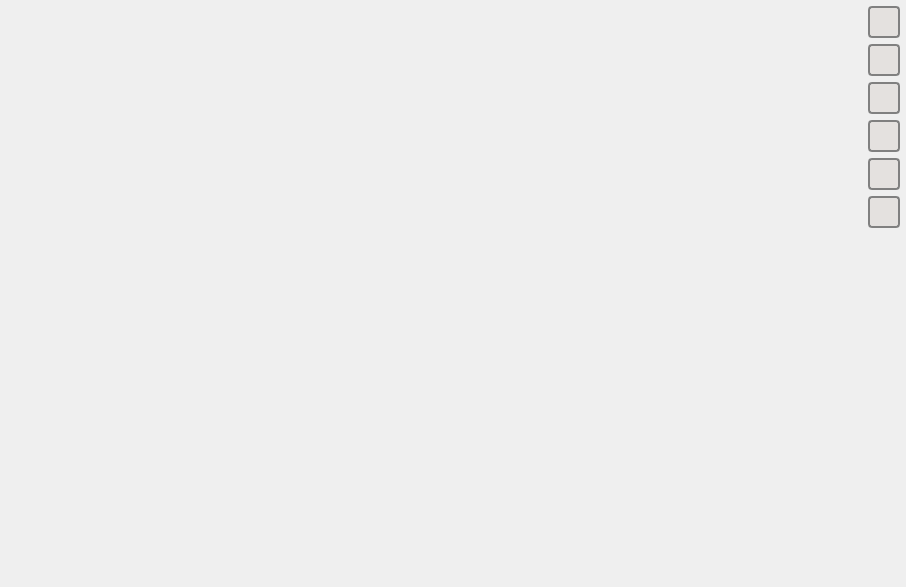
<?xml version="1.0" encoding="UTF-8"?>
<ui version="4.0">
 <class>video_widget</class>
 <widget class="QWidget" name="video_widget">
  <property name="geometry">
   <rect>
    <x>0</x>
    <y>0</y>
    <width>906</width>
    <height>587</height>
   </rect>
  </property>
  <property name="minimumSize">
   <size>
    <width>0</width>
    <height>240</height>
   </size>
  </property>
  <property name="mouseTracking">
   <bool>true</bool>
  </property>
  <property name="windowTitle">
   <string>Blink Video</string>
  </property>
  <property name="windowIcon">
   <iconset>
    <normaloff>icons/blink48.png</normaloff>icons/blink48.png</iconset>
  </property>
  <layout class="QGridLayout" name="video_widget_layout">
   <property name="margin">
    <number>6</number>
   </property>
   <item row="6" column="1">
    <spacer name="spacer_buttons">
     <property name="orientation">
      <enum>Qt::Vertical</enum>
     </property>
     <property name="sizeHint" stdset="0">
      <size>
       <width>20</width>
       <height>40</height>
      </size>
     </property>
    </spacer>
   </item>
   <item row="0" column="1">
    <widget class="VideoToolButton" name="fullscreen_button">
     <property name="minimumSize">
      <size>
       <width>32</width>
       <height>32</height>
      </size>
     </property>
     <property name="maximumSize">
      <size>
       <width>32</width>
       <height>32</height>
      </size>
     </property>
     <property name="styleSheet">
      <string notr="true">QToolButton {
	background: #e4e1df;
	border: 2px solid #808080;
	border-radius: 4px;
	margin: 0px;
	padding: 1px;
}

QToolButton:hover {
	border: 2px solid #007fff;
}

QToolButton:pressed {
	border: 2px solid #007fff;
	background: qradialgradient(cx: 0.5, cy: 0.5, radius: 1, fx:0.5, fy:0.5, stop:0.2 #e4e1df, stop:1 #404040);
	background-origin: border;
}
</string>
     </property>
     <property name="text">
      <string/>
     </property>
     <property name="icon">
      <iconset>
       <normaloff>icons/fullscreen.svg</normaloff>
       <normalon>icons/fullscreen-exit.svg</normalon>
       <disabledon>icons/fullscreen-exit.svg</disabledon>
       <activeon>icons/fullscreen-exit.svg</activeon>
       <selectedon>icons/fullscreen-exit.svg</selectedon>icons/fullscreen.svg</iconset>
     </property>
     <property name="iconSize">
      <size>
       <width>24</width>
       <height>24</height>
      </size>
     </property>
     <property name="checkable">
      <bool>true</bool>
     </property>
     <property name="active" stdset="0">
      <bool>false</bool>
     </property>
    </widget>
   </item>
   <item row="1" column="1">
    <widget class="VideoToolButton" name="detach_button">
     <property name="minimumSize">
      <size>
       <width>32</width>
       <height>32</height>
      </size>
     </property>
     <property name="maximumSize">
      <size>
       <width>32</width>
       <height>32</height>
      </size>
     </property>
     <property name="styleSheet">
      <string notr="true">QToolButton {
	background: #e4e1df;
	border: 2px solid #808080;
	border-radius: 4px;
	margin: 0px;
	padding: 1px;
}

QToolButton:hover {
	border: 2px solid #007fff;
}

QToolButton:pressed {
	border: 2px solid #007fff;
	background: qradialgradient(cx: 0.5, cy: 0.5, radius: 1, fx:0.5, fy:0.5, stop:0.2 #e4e1df, stop:1 #404040);
	background-origin: border;
}
</string>
     </property>
     <property name="text">
      <string/>
     </property>
     <property name="icon">
      <iconset>
       <normaloff>icons/detach.svg</normaloff>
       <normalon>icons/attach.svg</normalon>
       <disabledon>icons/attach.svg</disabledon>
       <activeon>icons/attach.svg</activeon>
       <selectedon>icons/attach.svg</selectedon>icons/detach.svg</iconset>
     </property>
     <property name="iconSize">
      <size>
       <width>24</width>
       <height>24</height>
      </size>
     </property>
     <property name="checkable">
      <bool>true</bool>
     </property>
     <property name="autoRaise">
      <bool>true</bool>
     </property>
     <property name="active" stdset="0">
      <bool>false</bool>
     </property>
    </widget>
   </item>
   <item row="4" column="1">
    <widget class="VideoToolButton" name="hold_button">
     <property name="minimumSize">
      <size>
       <width>32</width>
       <height>32</height>
      </size>
     </property>
     <property name="maximumSize">
      <size>
       <width>32</width>
       <height>32</height>
      </size>
     </property>
     <property name="styleSheet">
      <string notr="true">QToolButton {
	background: #e4e1df;
	border: 2px solid #808080;
	border-radius: 4px;
	margin: 0px;
	padding: 1px;
}

QToolButton:hover {
	border: 2px solid #007fff;
}

QToolButton:pressed {
	border: 2px solid #007fff;
	background: qradialgradient(cx: 0.5, cy: 0.5, radius: 1, fx:0.5, fy:0.5, stop:0.2 #e4e1df, stop:1 #404040);
	background-origin: border;
}
</string>
     </property>
     <property name="text">
      <string/>
     </property>
     <property name="icon">
      <iconset>
       <normaloff>icons/pause.svg</normaloff>
       <normalon>icons/paused.svg</normalon>
       <disabledon>icons/paused.svg</disabledon>
       <activeon>icons/paused.svg</activeon>
       <selectedon>icons/paused.svg</selectedon>icons/pause.svg</iconset>
     </property>
     <property name="iconSize">
      <size>
       <width>24</width>
       <height>24</height>
      </size>
     </property>
     <property name="checkable">
      <bool>true</bool>
     </property>
     <property name="active" stdset="0">
      <bool>false</bool>
     </property>
    </widget>
   </item>
   <item row="3" column="1">
    <widget class="VideoToolButton" name="mute_button">
     <property name="minimumSize">
      <size>
       <width>32</width>
       <height>32</height>
      </size>
     </property>
     <property name="maximumSize">
      <size>
       <width>32</width>
       <height>32</height>
      </size>
     </property>
     <property name="styleSheet">
      <string notr="true">QToolButton {
	background: #e4e1df;
	border: 2px solid #808080;
	border-radius: 4px;
	margin: 0px;
	padding: 1px;
}

QToolButton:hover {
	border: 2px solid #007fff;
}

QToolButton:pressed {
	border: 2px solid #007fff;
	background: qradialgradient(cx: 0.5, cy: 0.5, radius: 1, fx:0.5, fy:0.5, stop:0.2 #e4e1df, stop:1 #404040);
	background-origin: border;
}
</string>
     </property>
     <property name="text">
      <string/>
     </property>
     <property name="icon">
      <iconset>
       <normaloff>icons/mic-on.svg</normaloff>
       <normalon>icons/mic-off.svg</normalon>
       <disabledon>icons/mic-off.svg</disabledon>
       <activeon>icons/mic-off.svg</activeon>
       <selectedon>icons/mic-off.svg</selectedon>icons/mic-on.svg</iconset>
     </property>
     <property name="iconSize">
      <size>
       <width>24</width>
       <height>24</height>
      </size>
     </property>
     <property name="checkable">
      <bool>true</bool>
     </property>
     <property name="active" stdset="0">
      <bool>false</bool>
     </property>
    </widget>
   </item>
   <item row="2" column="1">
    <widget class="VideoToolButton" name="screenshot_button">
     <property name="minimumSize">
      <size>
       <width>32</width>
       <height>32</height>
      </size>
     </property>
     <property name="maximumSize">
      <size>
       <width>32</width>
       <height>32</height>
      </size>
     </property>
     <property name="contextMenuPolicy">
      <enum>Qt::CustomContextMenu</enum>
     </property>
     <property name="styleSheet">
      <string notr="true">QToolButton {
	background: #e4e1df;
	border: 2px solid #808080;
	border-radius: 4px;
	margin: 0px;
	padding: 1px;
}

QToolButton:hover {
	border: 2px solid #007fff;
}

QToolButton:pressed {
	border: 2px solid #007fff;
	background: qradialgradient(cx: 0.5, cy: 0.5, radius: 1, fx:0.5, fy:0.5, stop:0.2 #e4e1df, stop:1 #404040);
	background-origin: border;
}
</string>
     </property>
     <property name="text">
      <string/>
     </property>
     <property name="icon">
      <iconset>
       <normaloff>icons/screenshot.svg</normaloff>icons/screenshot.svg</iconset>
     </property>
     <property name="iconSize">
      <size>
       <width>24</width>
       <height>24</height>
      </size>
     </property>
     <property name="active" stdset="0">
      <bool>false</bool>
     </property>
    </widget>
   </item>
   <item row="5" column="1">
    <widget class="VideoToolButton" name="close_button">
     <property name="minimumSize">
      <size>
       <width>32</width>
       <height>32</height>
      </size>
     </property>
     <property name="maximumSize">
      <size>
       <width>32</width>
       <height>32</height>
      </size>
     </property>
     <property name="styleSheet">
      <string notr="true">QToolButton {
	background: #e4e1df;
	border: 2px solid #808080;
	border-radius: 4px;
	margin: 0px;
	padding: 1px;
}

QToolButton:hover {
	border: 2px solid #007fff;
}

QToolButton:pressed {
	border: 2px solid #007fff;
	background: qradialgradient(cx: 0.5, cy: 0.5, radius: 1, fx:0.5, fy:0.5, stop:0.2 #e4e1df, stop:1 #404040);
	background-origin: border;
}
</string>
     </property>
     <property name="text">
      <string/>
     </property>
     <property name="icon">
      <iconset>
       <normaloff>icons/close.svg</normaloff>
       <activeoff>icons/close-active.svg</activeoff>icons/close.svg</iconset>
     </property>
     <property name="iconSize">
      <size>
       <width>24</width>
       <height>24</height>
      </size>
     </property>
     <property name="autoRaise">
      <bool>true</bool>
     </property>
     <property name="active" stdset="0">
      <bool>false</bool>
     </property>
    </widget>
   </item>
   <item row="0" column="0">
    <spacer name="spacer_top">
     <property name="orientation">
      <enum>Qt::Horizontal</enum>
     </property>
     <property name="sizeHint" stdset="0">
      <size>
       <width>40</width>
       <height>20</height>
      </size>
     </property>
    </spacer>
   </item>
  </layout>
 </widget>
 <customwidgets>
  <customwidget>
   <class>VideoToolButton</class>
   <extends>QToolButton</extends>
   <header>blink.chatwindow</header>
  </customwidget>
 </customwidgets>
 <resources/>
 <connections/>
</ui>
